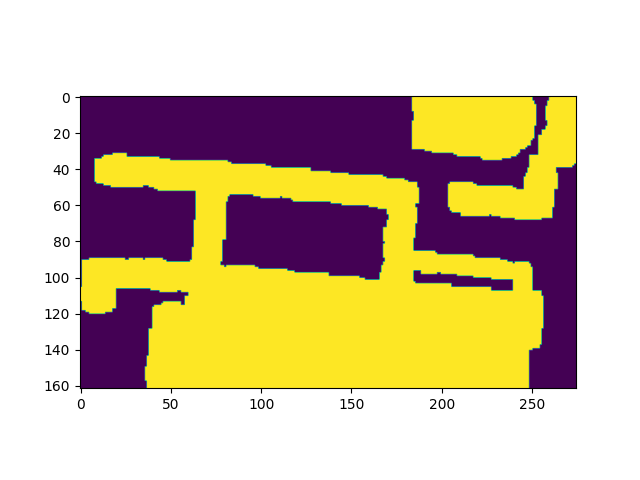

Reproduce this figure in Python.
import datasets
from matplotlib import pyplot as plt
import numpy as np
import torch

im1 = "./eer_lawn_unmasked.jpg"
im2 = "./eer_lawn_moremasked.jpg"

patch_size = 64
stride = 8
num_levels = 5
dataset = datasets.ModifiedPatchPatchDataset(im1, im2, patch_size, stride=stride)
rows = 1300 // stride
cols = 2200 // stride

print(f"patch image size: {cols}x{rows} = {cols * rows} patches")

# x, y = dataset[136]
# print(x.shape, y.shape)
img = np.zeros((1300 // stride, 2200 // stride))
for i in range(len(dataset)):
    og, modded = dataset[i]
    img[i // (2200 // stride), i % (2200 // stride)] = modded


plt.imshow(img)
plt.savefig("test.png")
